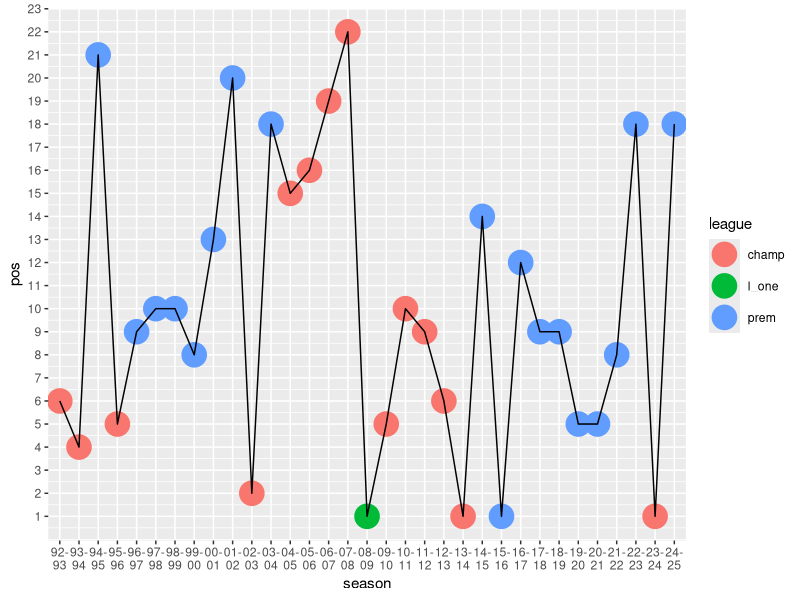
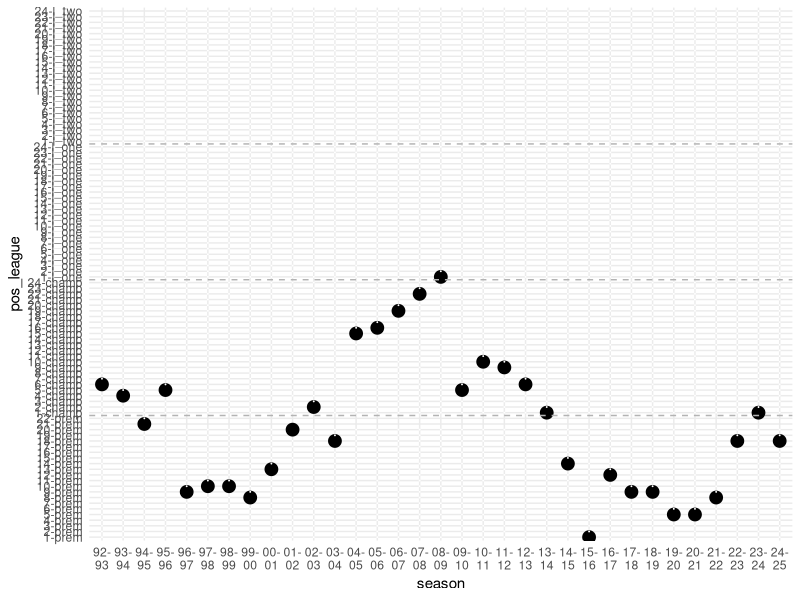

Source code (R) for these figures, in order:
library(tidyverse)
library(ggrepel)
library(ggtext)
library(glue)

prem_tables <- read_csv("data/premier_league_tables.csv")
champ_tables <- read_csv("data/championship_tables.csv")
l1_tables <- read_csv("data/l1_tables.csv")
l2_tables <- read_csv("data/l2_tables.csv")

f <- "Segoe UI"

years <- seq(1992, 2024, 1)
years_sub <- as.integer(substr(years, 3, 4))

# try and bind tables together
# need to make sure column names match
# need to add a column to state what league it is
prem_tables <- prem_tables |>
  rename("info" = "qualification_or_relegation") |>
  mutate(league = "prem",
         pos_league = paste0(pos, "-",league))
champ_tables <- champ_tables |>
  rename("info" = "promotion_qualification_or_relegation") |>
  mutate(league = "champ",
         pos_league = paste0(pos, "-",league))
l1_tables <- l1_tables |>
  rename("info" = "promotion_qualification_or_relegation") |>
  mutate(league = "l_one",
         pos_league = paste0(pos, "-",league))
l2_tables <- l2_tables |>
  rename("info" = "promotion_qualification_or_relegation") |>
  mutate(league = "l_two",
         pos_league = paste0(pos, "-",league))

all_tables <- bind_rows(
  list(
    prem_tables,
    champ_tables,
    l1_tables,
    l2_tables
  )
)

# setting up factors
all_levels <- c(
  "1-prem",  "2-prem",  "3-prem",  "4-prem",  
  "5-prem",  "6-prem",  "7-prem",  "8-prem",  
  "9-prem",  "10-prem", "11-prem", "12-prem", 
  "13-prem", "14-prem", "15-prem", "16-prem", 
  "17-prem", "18-prem", "19-prem", "20-prem", 
  "21-prem", "22-prem",
  "1-champ",  "2-champ",  "3-champ",  "4-champ",
  "5-champ",  "6-champ",  "7-champ",  "8-champ",
  "9-champ",  "10-champ", "11-champ", "12-champ",
  "13-champ", "14-champ", "15-champ", "16-champ",
  "17-champ", "18-champ", "19-champ", "20-champ",
  "21-champ", "22-champ", "23-champ", "24-champ",
  "1-l_one",  "2-l_one",  "3-l_one",  "4-l_one",
  "5-l_one",  "6-l_one",  "7-l_one",  "8-l_one",
  "9-l_one",  "10-l_one", "11-l_one", "12-l_one",
  "13-l_one", "14-l_one", "15-l_one", "16-l_one",
  "17-l_one", "18-l_one", "19-l_one", "20-l_one",
  "21-l_one", "22-l_one", "23-l_one", "24-l_one",
  "1-l_two",  "2-l_two",  "3-l_two",  "4-l_two",
  "5-l_two",  "6-l_two",  "7-l_two",  "8-l_two", 
  "9-l_two",  "10-l_two", "11-l_two", "12-l_two",
  "13-l_two", "14-l_two", "15-l_two", "16-l_two",
  "17-l_two", "18-l_two", "19-l_two", "20-l_two", 
  "21-l_two", "22-l_two", "23-l_two", "24-l_two"
)

all_tables <- all_tables |>
  mutate(pos_league = factor(pos_league, levels = all_levels))

# short season label
s1 <- substr(unique(all_tables$season),3,4)
s2 <- substr(unique(all_tables$season),8,9)
season_short <- paste0(s1,"-\n",s2)

all_tables |>
  filter(team == "Leicester City") |>
  ggplot(aes(x = season, y = pos)) +
  geom_point(aes(colour = league), size = 8) +
  geom_line(aes(group = 1)) +
  scale_x_discrete(labels = season_short) +
  scale_y_continuous(breaks = seq(1, 24, 1))

all_tables |>
  mutate(
    colouring = ifelse(team == "Leicester City", "black", "white"),
    sizing = ifelse(team == "Leicester City", 4, 0)
  ) |>
  ggplot(aes(x = season, y = pos_league, colour = colouring, size = sizing)) +
  geom_point() +
  geom_hline(aes(yintercept = 22.5),
             linetype = 2, colour = "grey70") +
  geom_hline(aes(yintercept = 46.5),
             linetype = 2, colour = "grey70") +
  geom_hline(aes(yintercept = 70.5),
             linetype = 2, colour = "grey70") +
  scale_colour_identity() +
  scale_size_identity() +
  scale_x_discrete(labels = season_short) +
  theme_minimal()

